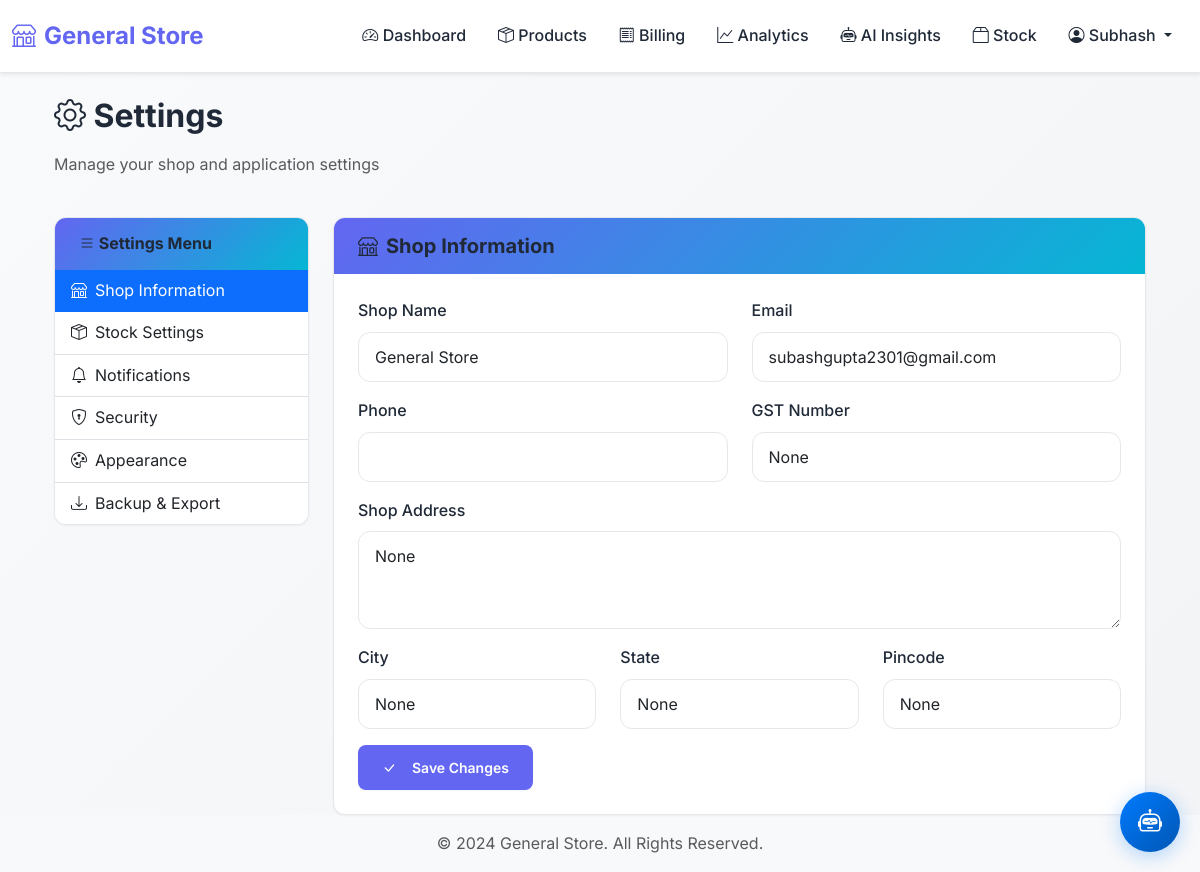
The app's page /settings (signed in) with its own data.
### models.py (models this page shows, shortened)
class User(UserMixin, db.Model):
    __tablename__ = 'users'
    id = db.Column(db.Integer, primary_key=True)
    username = db.Column(db.String(80), unique=True, nullable=False)
    password_hash = db.Column(db.String(120), nullable=False)
    shop_name = db.Column(db.String(200))
    shop_address = db.Column(db.String(500))
    phone = db.Column(db.String(20))
    email = db.Column(db.String(120))
    min_stock_alert_threshold = db.Column(db.Integer, default=5) # New field
    session_timeout = db.Column(db.Integer, default=60)
    two_factor_auth = db.Column(db.Boolean, default=False)
    theme = db.Column(db.String(20), default='light')
    accent_color = db.Column(db.String(20), default='blue')
    items_per_page = db.Column(db.Integer, default=25)
    compact_mode = db.Column(db.Boolean, default=False)
    auto_backup = db.Column(db.Boolean, default=False)
    backup_retention = db.Column(db.Integer, default=30)
    gst_number = db.Column(db.String(20))
    city = db.Column(db.String(100))
    state = db.Column(db.String(100))
    pincode = db.Column(db.String(10))
    auto_reorder_level = db.Column(db.Integer, default=5)
    default_tax_rate = db.Column(db.Float, default=18.0)
    currency = db.Column(db.String(10), default='INR')
    enable_barcode_scanning = db.Column(db.Boolean, default=True)
    enable_stock_alerts = db.Column(db.Boolean, default=True)
    email_low_stock = db.Column(db.Boolean, default=False)
    email_daily_summary = db.Column(db.Boolean, default=False)
    email_weekly_report = db.Column(db.Boolean, default=False)
    browser_notifications = db.Column(db.Boolean, default=True)
    sound_alerts = db.Column(db.Boolean, default=True)
    created_at = db.Column(db.DateTime, default=datetime.utcnow)
    products = db.relationship('Product', backref='owner', lazy=True, cascade='all, delete-orphan')
    bills = db.relationship('Bill', backref='created_by', lazy=True, cascade='all, delete-orphan')

### app.py (the view, shortened to what this page needs)
@app.route('/settings', methods=['GET', 'POST'])
@login_required
def settings():
    return render_template('settings.html')

### app.py (called while the page is built, shortened)
@app.before_request
def before_request():
    g.start_time = time.time()

@app.after_request
def compress_response(response):
    if hasattr(g, 'start_time'):
        request_time = time.time() - g.start_time
        request_times.append(request_time)
        if len(request_times) > 100:
            request_times.pop(0)
    if request.endpoint and 'static' in request.endpoint:
        response.headers['Cache-Control'] = 'public, max-age=31536000'  # 1 year
        response.headers['Expires'] = 'Thu, 31 Dec 2025 23:59:59 GMT'
    if (response.status_code < 200 or
        response.status_code >= 300 or
        'Content-Encoding' in response.headers or
        request.path.startswith('/static/')):
        return response
    try:
        response_data = response.get_data()
        if len(response_data) < 500:
            return response
    except RuntimeError:
        return response
    return response

@login_manager.user_loader
def load_user(user_id):
    return db.session.get(User, int(user_id))

### templates/settings.html (shortened to what this page needs)
{% extends "base.html" %}
{% block content %}
<div class="container-fluid">
    <div class="row mb-4">
        <div class="col-md-12">
            <h2><i class="bi bi-gear"></i> Settings</h2>
            <p class="text-muted">Manage your shop and application settings</p>
        </div>
    </div>
    <div class="row">
        <div class="col-lg-3 mb-4">
            <div class="card">
                <div class="card-header">
                    <h6 class="mb-0"><i class="bi bi-list"></i> Settings Menu</h6>
                </div>
                <div class="list-group list-group-flush">
                    <a href="#shop-info" class="list-group-item list-group-item-action active" data-bs-toggle="pill">
                        <i class="bi bi-shop me-2"></i>Shop Information
                    </a>
                    <a href="#stock-settings" class="list-group-item list-group-item-action" data-bs-toggle="pill">
                        <i class="bi bi-box-seam me-2"></i>Stock Settings
                    </a>
                    <a href="#notifications" class="list-group-item list-group-item-action" data-bs-toggle="pill">
                        <i class="bi bi-bell me-2"></i>Notifications
                    </a>
                    <a href="#security" class="list-group-item list-group-item-action" data-bs-toggle="pill">
                        <i class="bi bi-shield-lock me-2"></i>Security
                    </a>
                    <a href="#appearance" class="list-group-item list-group-item-action" data-bs-toggle="pill">
                        <i class="bi bi-palette me-2"></i>Appearance
                    </a>
                    <a href="#backup" class="list-group-item list-group-item-action" data-bs-toggle="pill">
                        <i class="bi bi-download me-2"></i>Backup & Export
                    </a>
                </div>
            </div>
        </div>
        <div class="col-lg-9">
            <div class="tab-content">
                <div class="tab-pane fade show active" id="shop-info">
                    <div class="card">
                        <div class="card-header">
                            <h5 class="mb-0"><i class="bi bi-shop me-2"></i>Shop Information</h5>
                        </div>
                        <div class="card-body">
                            <form method="POST" action="{{ url_for('settings') }}">
                                <div class="row">
                                    <div class="col-md-6">
                                        <div class="mb-3">
                                            <label for="shopName" class="form-label">Shop Name</label>
                                            <input type="text" class="form-control" id="shopName" name="shop_name" value="{{ current_user.shop_name }}" required>
                                        </div>
                                    </div>
                                    <div class="col-md-6">
                                        <div class="mb-3">
                                            <label for="email" class="form-label">Email</label>
                                            <input type="email" class="form-control" id="email" name="email" value="{{ current_user.email }}">
                                        </div>
                                    </div>
                                </div>
                                <div class="row">
                                    <div class="col-md-6">
                                        <div class="mb-3">
                                            <label for="phone" class="form-label">Phone</label>
                                            <input type="tel" class="form-control" id="phone" name="phone" value="{{ current_user.phone }}">
                                        </div>
                                    </div>
                                    <div class="col-md-6">
                                        <div class="mb-3">
                                            <label for="gst" class="form-label">GST Number</label>
                                            <input type="text" class="form-control" id="gst" name="gst_number" value="{{ current_user.gst_number }}" placeholder="Enter GST Number">
                                        </div>
                                    </div>
                                </div>
                                <div class="mb-3">
                                    <label for="shopAddress" class="form-label">Shop Address</label>
                                    <textarea class="form-control" id="shopAddress" name="shop_address" rows="3">{{ current_user.shop_address }}</textarea>
                                </div>
                                <div class="row">
                                    <div class="col-md-4">
                                        <div class="mb-3">
                                            <label for="city" class="form-label">City</label>
                                            <input type="text" class="form-control" id="city" name="city" value="{{ current_user.city }}">
                                        </div>
                                    </div>
                                    <div class="col-md-4">
                                        <div class="mb-3">
                                            <label for="state" class="form-label">State</label>
                                            <input type="text" class="form-control" id="state" name="state" value="{{ current_user.state }}">
                                        </div>
                                    </div>
                                    <div class="col-md-4">
                                        <div class="mb-3">
                                            <label for="pincode" class="form-label">Pincode</label>
                                            <input type="text" class="form-control" id="pincode" name="pincode" value="{{ current_user.pincode }}">
                                        </div>
                                    </div>
                                </div>
                                <button type="submit" class="btn btn-primary">
                                    <i class="bi bi-check-lg me-2"></i>Save Changes
                                </button>
                            </form>
                        </div>
                    </div>
                </div>
            </div>
        </div>
    </div>
</div>
{% endblock %}

### templates/base.html (shortened to what this page needs)
<!DOCTYPE html>
<html lang="en">
<head>
    <link href="https://cdn.jsdelivr.net/npm/bootstrap@5.3.2/dist/css/bootstrap.min.css" rel="stylesheet">
    <link href="https://cdn.jsdelivr.net/npm/bootstrap-icons@1.11.1/font/bootstrap-icons.css" rel="stylesheet">
    <link rel="stylesheet" href="{{ url_for('static', filename='css/main.css') }}">
</head>
<body>
    {% if current_user.is_authenticated %}
    <nav class="navbar navbar-expand-lg navbar-light bg-white shadow-sm">
        <div class="container-fluid">
            <a class="navbar-brand" href="{{ url_for('dashboard') }}">
                <i class="bi bi-shop"></i> {{ current_user.shop_name or 'Retail Manager' }}
            </a>
            <div class="collapse navbar-collapse" id="navbarNav">
                <ul class="navbar-nav ms-auto">
                    <li class="nav-item">
                        <a class="nav-link" href="{{ url_for('dashboard') }}">
                            <i class="bi bi-speedometer2"></i> Dashboard
                        </a>
                    </li>
                    <li class="nav-item">
                        <a class="nav-link" href="{{ url_for('products') }}">
                            <i class="bi bi-box-seam"></i> Products
                        </a>
                    </li>
                    <li class="nav-item">
                        <a class="nav-link" href="{{ url_for('billing') }}">
                            <i class="bi bi-receipt"></i> Billing
                        </a>
                    </li>
                    <li class="nav-item">
                        <a class="nav-link" href="{{ url_for('analytics') }}">
                            <i class="bi bi-graph-up"></i> Analytics
                        </a>
                    </li>
                    <li class="nav-item">
                        <a class="nav-link" href="{{ url_for('ai_insights') }}">
                            <i class="bi bi-robot"></i> AI Insights
                        </a>
                    </li>
                    <li class="nav-item">
                        <a class="nav-link" href="{{ url_for('stock_management') }}">
                            <i class="bi bi-box2"></i> Stock
                        </a>
                    </li>
                    <li class="nav-item dropdown">
                        <a class="nav-link dropdown-toggle" href="#" role="button" data-bs-toggle="dropdown">
                            <i class="bi bi-person-circle"></i> {{ current_user.username }}
                        </a>
                    </li>
                </ul>
            </div>
        </div>
    </nav>
    {% endif %}
    <div class="container mt-4 content-section">
        {% block content %}{% endblock %}
    </div>
    {% if current_user.is_authenticated %}
    <footer class="mt-auto py-3 bg-light">
        <div class="container text-center">
            <p class="text-muted mb-0">&copy; 2024 {{ current_user.shop_name or 'Retail Manager' }}. All Rights Reserved.</p>
        </div>
    </footer>
    {% endif %}
</body>
</html>

### static/css/main.css (style rules this page uses)
:root { --primary-color: #6366f1; --primary-dark: #4f46e5; --secondary-color: #06b6d4; --success-color: #10b981; --danger-color: #ef4444; --warning-color: #f59e0b; --info-color: #3b82f6; --dark-color: #1f2937; --light-color: #f8fafc; --gray-50: #f9fafb; --gray-100: #f3f4f6; --gray-200: #e5e7eb; --gray-300: #d1d5db; --gray-500: #6b7280; --gray-700: #374151; --gray-900: #111827; --border-radius: 12px; --border-radius-sm: 8px; --border-radius-lg: 16px; --transition: all 0.3s cubic-bezier(0.4, 0, 0.2, 1); --transition-fast: all 0.15s ease-out; --shadow-sm: 0 1px 2px 0 rgb(0 0 0 / 0.05); --shadow-md: 0 4px 6px -1px rgb(0 0 0 / 0.1), 0 2px 4px -1px rgb(0 0 0 / 0.06); --shadow-lg: 0 10px 15px -3px rgb(0 0 0 / 0.1), 0 4px 6px -2px rgb(0 0 0 / 0.05); --shadow-xl: 0 20px 25px -5px rgb(0 0 0 / 0.1), 0 10px 10px -5px rgb(0 0 0 / 0.04); --shadow-2xl: 0 25px 50px -12px rgb(0 0 0 / 0.25); }
* { margin: 0; padding: 0; box-sizing: border-box; }
body { font-family: 'Inter', -apple-system, BlinkMacSystemFont, 'Segoe UI', Roboto, Oxygen, Ubuntu, sans-serif; background: linear-gradient(135deg, var(--gray-50) 0%, var(--gray-100) 100%); min-height: 100vh; color: var(--gray-700); line-height: 1.6; font-size: 16px; -webkit-font-smoothing: antialiased; -moz-osx-font-smoothing: grayscale; }
h1, h2, h3, h4, h5, h6 { font-weight: 700; color: var(--dark-color); margin-bottom: 1rem; }
h2 { font-size: 2rem; }
h5 { font-size: 1.25rem; }
h6 { font-size: 1rem; }
.navbar { background: rgba(255, 255, 255, 0.95); backdrop-filter: blur(10px); -webkit-backdrop-filter: blur(10px); box-shadow: var(--shadow-sm); border-bottom: 1px solid var(--gray-200); padding: 0.75rem 0; position: sticky; top: 0; z-index: 1000; transition: var(--transition-fast); }
.navbar-brand { font-weight: 700; font-size: 1.5rem; color: var(--primary-color) !important; display: flex; align-items: center; gap: 0.5rem; }
.nav-link { color: var(--dark-color) !important; font-weight: 500; padding: 0.5rem 1rem !important; border-radius: var(--border-radius); transition: var(--transition); }
.card { background: white; border: 1px solid var(--gray-200); border-radius: var(--border-radius); box-shadow: var(--shadow-sm); transition: var(--transition); overflow: hidden; }
.btn { border-radius: var(--border-radius); font-weight: 600; padding: 0.75rem 1.5rem; transition: all 0.3s ease; position: relative; overflow: hidden; }
.btn::before { content: ''; position: absolute; top: 0; left: -100%; width: 100%; height: 100%; background: linear-gradient(90deg, transparent, rgba(255,255,255,0.2), transparent); transition: left 0.5s; }
.btn-primary { background: linear-gradient(135deg, var(--primary-color), var(--primary-dark)); border: none; }
.form-control { border: 2px solid var(--gray-200); border-radius: var(--border-radius); padding: 0.75rem 1rem; transition: all 0.3s ease; font-size: 1rem; }
.card-header { background: linear-gradient(135deg, var(--primary-color), var(--secondary-color)); color: white; font-weight: 600; padding: 1rem 1.5rem; border: none; }
.card-body { padding: 1.5rem; }
.btn { padding: 0.75rem 1.5rem; border-radius: var(--border-radius-sm); font-weight: 600; font-size: 0.875rem; transition: var(--transition-fast); border: none; display: inline-flex; align-items: center; gap: 0.5rem; cursor: pointer; text-decoration: none; position: relative; overflow: hidden; }
.btn-primary { background: var(--primary-color); color: white; box-shadow: var(--shadow-sm); }
.form-control, .form-select { border: 1px solid #e5e7eb; border-radius: var(--border-radius); padding: 0.75rem 1rem; transition: var(--transition); font-size: 1rem; }
.form-label { font-weight: 500; color: var(--dark-color); margin-bottom: 0.5rem; }

### records on screen
User: shop_name "General Store", username "Subhash", email "subashgupta2301@gmail.com", gst_number "None", shop_address "None", city "None", state "None", pincode "None"
